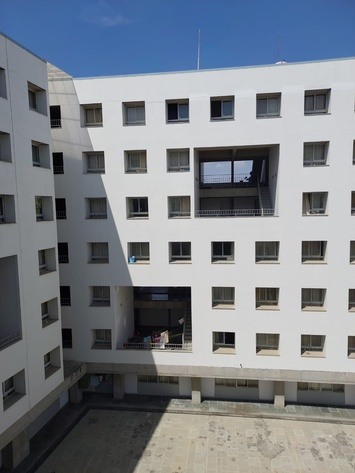
#> input picture images/left_1.jpg, 355 x 473 px, shrunk from 1200 x 1600 before the run
$ jupyter execute --allow-errors image_stitching.ipynb
#> lines starting #> are read from the running program, lines starting #| are printed output that depends on the picture; after the words box and inside, x2 and y2 are one past the last pixel; in counts of white or black regions, pixels touching at a corner belong together
[cell 1]
import cv2
import numpy as np
import matplotlib.pyplot as plt

[cell 2]
def load_image(path):
    image = cv2.imread(path)
    if image is None:
        raise FileNotFoundError(f"No image found at: {path}")
    gray_image = cv2.cvtColor(image, cv2.COLOR_BGR2GRAY)
    rgb_image = cv2.cvtColor(image, cv2.COLOR_BGR2RGB)
    return gray_image, rgb_image

[cell 3]
def extract_sift_features(image):
    if hasattr(cv2, 'SIFT_create'):
        sift = cv2.SIFT_create()
    else:
        raise AttributeError("SIFT is not available in your OpenCV version")
    keypoints, descriptors = sift.detectAndCompute(image, None)
    return keypoints, descriptors

[cell 4]
# Visualize SIFT keypoints
def display_sift_keypoints(gray_img, rgb_img, keypoints):
    keypoint_image = cv2.drawKeypoints(gray_img, keypoints, rgb_img.copy(), flags=cv2.DRAW_MATCHES_FLAGS_DRAW_RICH_KEYPOINTS)
    plt.figure(figsize=(8, 8))
    plt.imshow(keypoint_image)
    plt.axis('off')
    plt.show()
    return keypoint_image

[cell 5]
# Match keypoints using BFMatcher and ratio test
def match_keypoints(kp1, des1, kp2, des2, threshold=0.5):
    bf = cv2.BFMatcher()
    raw_matches = bf.knnMatch(des1, des2, k=2)
    good_matches = [m for m, n in raw_matches if m.distance < threshold * n.distance]
    matches = np.array([[kp1[m.queryIdx].pt + kp2[m.trainIdx].pt] for m in good_matches]).reshape(-1, 4)
    return matches

[cell 6]
def stitch_images(base_img, target_img, matches):
    points1, points2 = matches[:, :2], matches[:, 2:]
    H, _ = cv2.findHomography(points2, points1, cv2.RANSAC)
    height, width = base_img.shape[:2]
    result = cv2.warpPerspective(target_img, H, (width + target_img.shape[1], height))
    result[0:height, 0:width] = base_img
    return result

[cell 7]
def crop_black_borders(image):
    """ Removes black borders from a stitched image. """
    gray = cv2.cvtColor(image, cv2.COLOR_RGB2GRAY)
    _, thresh = cv2.threshold(gray, 1, 255, cv2.THRESH_BINARY)
    coords = cv2.findNonZero(thresh)
    x, y, w, h = cv2.boundingRect(coords)
    return image[y:y+h, x:x+w]

[cell 8]
def stitch_multiple_images(image_paths, output_path):
    images_rgb = []
    images_gray = []
    keypoints = []
    descriptors = []

    # Load images and extract features
    for path in image_paths:
        gray, rgb = load_image(path)  # Ensure this function properly loads images
        images_rgb.append(rgb)
        images_gray.append(gray)
        kp, des = extract_sift_features(gray)  # Ensure this function extracts SIFT features
        keypoints.append(kp)
        descriptors.append(des)

    # Start with the last image and stitch backward
    stitched_img = images_rgb[-1]

    for i in range(len(images_rgb) - 2, -1, -1):
        matches = match_keypoints(keypoints[i], descriptors[i], keypoints[i + 1], descriptors[i + 1])  # Ensure this function works
        stitched_img = stitch_images(images_rgb[i], stitched_img, matches)

    # Auto crop the black/white border
    stitched_img = crop_black_borders(stitched_img)

    # Save and display the final stitched image
    cv2.imwrite(output_path, cv2.cvtColor(stitched_img, cv2.COLOR_RGB2BGR))
    plt.figure(figsize=(10, 5))
    plt.imshow(stitched_img)
    plt.axis('off')
    plt.show()

[cell 9]
image_paths = ['images/left_1.jpg', 'images/center_1.jpg', 'images/right_1.jpg']
stitch_multiple_images(image_paths, 'outputs/1_stitched.jpg')
#> in load_image, image is the input picture: shape (473, 355, 3); mean B, G, R 137.3, 129.7, 123.8
#> in load_image, `gray_image = cv2.cvtColor(image, cv2.COLOR_BGR2GRAY)`:
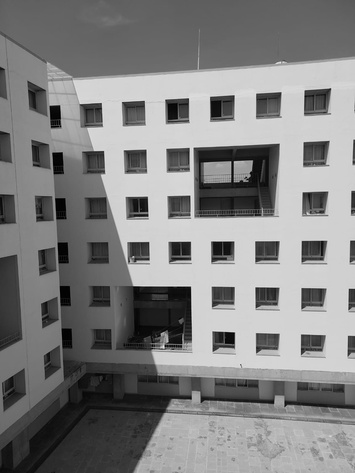
#> gray_image: shape (473, 355); min 0, max 235, mean 128.8
#> in extract_sift_features, `keypoints, descriptors = sift.detectAndCompute(image, None)`: keypoints = 647 keypoints; strongest (x, y, size): (176, 110, 15.8), (138, 206, 14.3), (180, 251, 14.4), (220, 108, 16.4)
#> in stitch_multiple_images, `kp, des = extract_sift_features(gray)`: kp has the same summary as keypoints in extract_sift_features
#> pass 2 of the loop in stitch_multiple_images, `for path in image_paths:`:
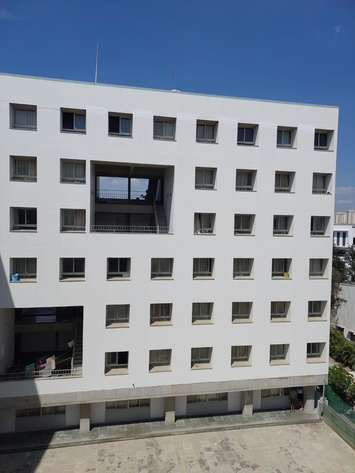
#> input picture images/center_1.jpg, 355 x 473 px, shrunk from 1200 x 1600 before the run
#> in load_image, image is the input picture: shape (473, 355, 3); mean B, G, R 144.4, 133.6, 125.2
#> keypoints = 813 keypoints; strongest (x, y, size): (118, 267, 15), (72, 120, 16.7), (119, 124, 16.4), (24, 218, 17.1)
#> kp has the same summary as keypoints in extract_sift_features
#> pass 3 of the loop in stitch_multiple_images, `for path in image_paths:`:
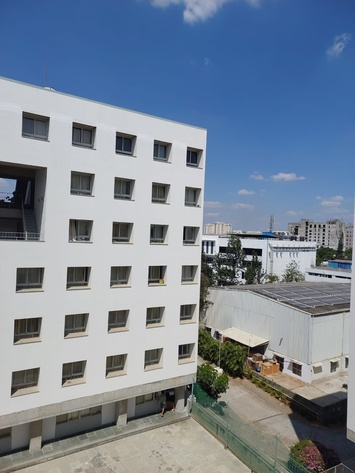
#> input picture images/right_1.jpg, 355 x 473 px, shrunk from 1200 x 1600 before the run
#> in load_image, image is the input picture: shape (473, 355, 3); mean B, G, R 151.4, 135.4, 122.4
#> in load_image (call 3), `gray_image = cv2.cvtColor(image, cv2.COLOR_BGR2GRAY)`:
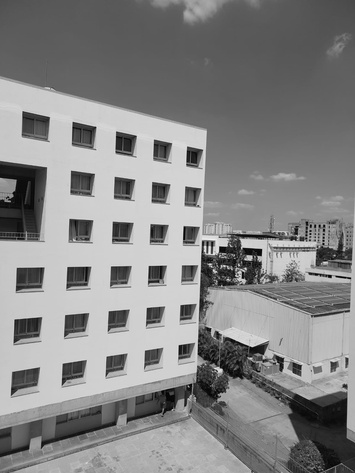
#> gray_image: shape (473, 355); min 0, max 242, mean 133.3
#> keypoints = 793 keypoints; strongest (x, y, size): (330, 276, 2.4), (193, 156, 10.4), (156, 274, 12.1), (121, 231, 13.8)
#> kp has the same summary as keypoints in extract_sift_features
#> the loop in stitch_multiple_images, `for i in range(len(images_rgb) - 2, -1, -1):` made 2 passes
#> (raw_matches in match_keypoints, good_matches in match_keypoints, height in stitch_images, width in stitch_images) on pass 1: (813 matches, 75 matches, 473, 355)
#> (i, raw_matches in match_keypoints, good_matches in match_keypoints, height in stitch_images, width in stitch_images) on pass 2: (0, 647 matches, 83 matches, 473, 355)
#> pass 1, in stitch_images, `result = cv2.warpPerspective(target_img, H, (width + target_img.shape[..`:
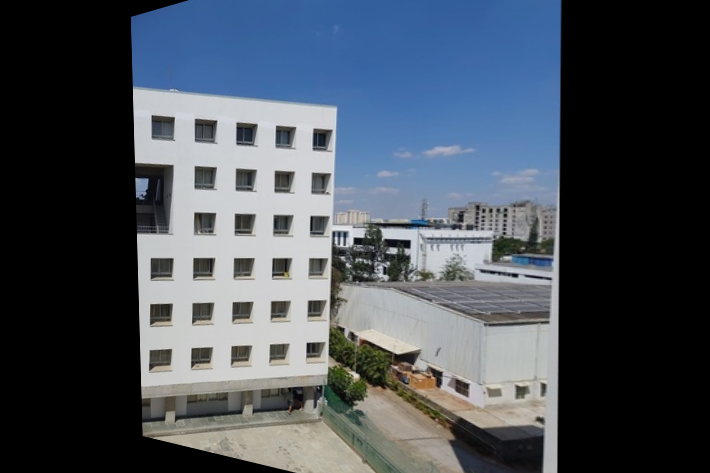
#> result: shape (473, 710, 3); mean R, G, B 71.7, 79.6, 89.1
#> pass 1, in stitch_multiple_images, `stitched_img = stitch_images(images_rgb[i], stitched_img, matches)`:
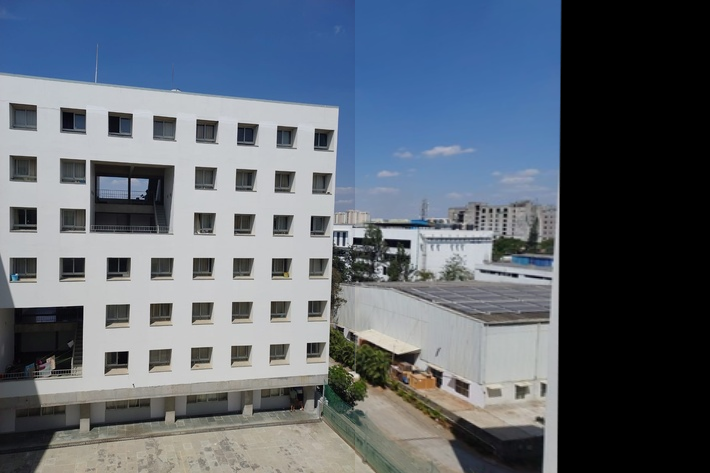
#> stitched_img: shape (473, 710, 3); mean R, G, B 94, 103.2, 114.7
#> pass 2, in stitch_multiple_images, `stitched_img = stitch_images(images_rgb[i], stitched_img, matches)`:
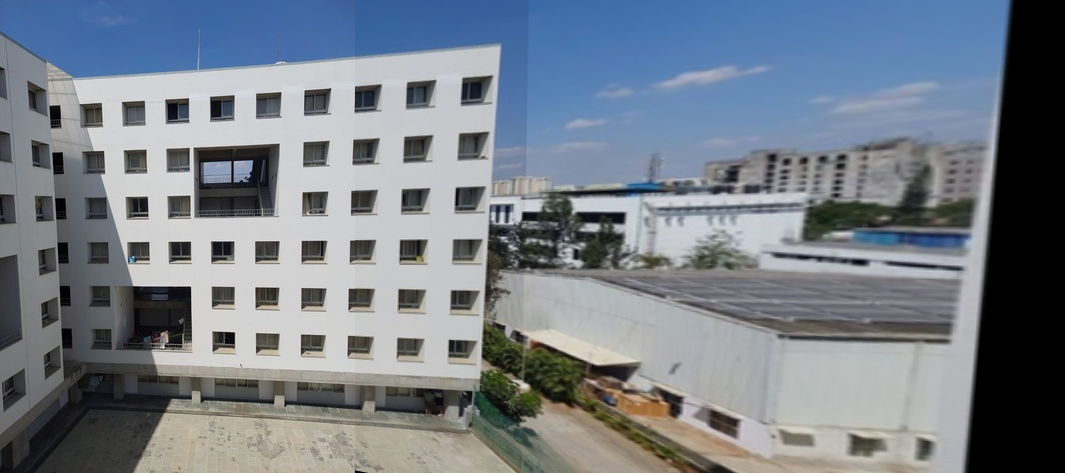
#> stitched_img: shape (473, 1065, 3); mean R, G, B 118.1, 126.1, 135.6
#> in crop_black_borders, `gray = cv2.cvtColor(image, cv2.COLOR_RGB2GRAY)`:
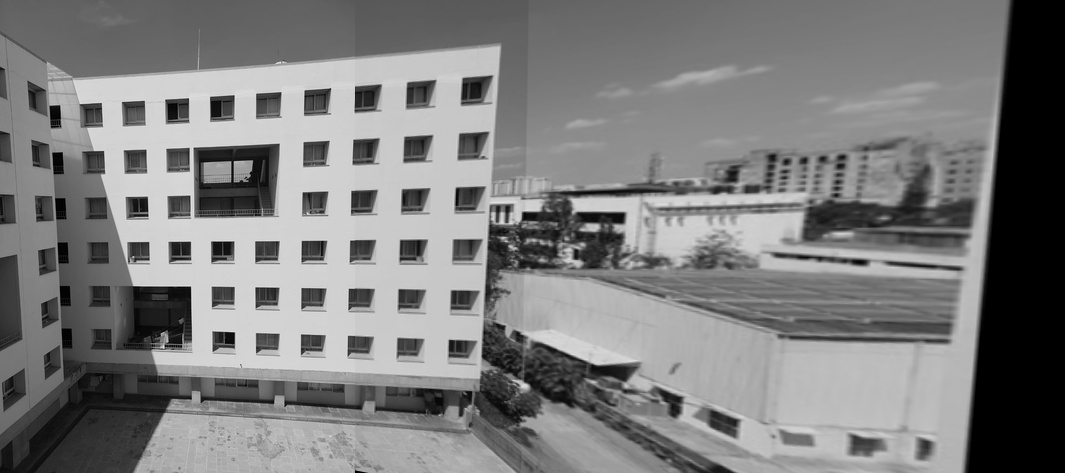
#> gray: shape (473, 1065); min 0, max 235, mean 124.8
#> in crop_black_borders, `_, thresh = cv2.threshold(gray, 1, 255, cv2.THRESH_BINARY)`:
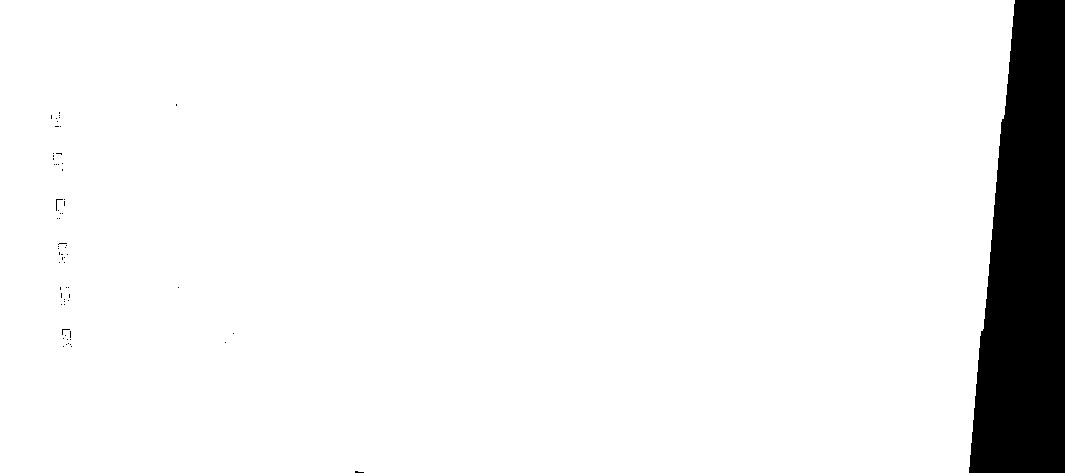
#> thresh: shape (473, 1065); 93.1% white; 64 black regions (63 under 20 px), largest, box (x1, y1, x2, y2) and area: (969, 0, 1065, 473) 34684
#> in crop_black_borders, `coords = cv2.findNonZero(thresh)`: coords = contour of 468909 points, box (x1, y1, x2, y2) (0, 0, 1015, 473), area 5362
#> in crop_black_borders, `x, y, w, h = cv2.boundingRect(coords)`: x = 0; w = 1015; h = 473
#> in crop_black_borders, `return image[y:y+h, x:x+w]`:
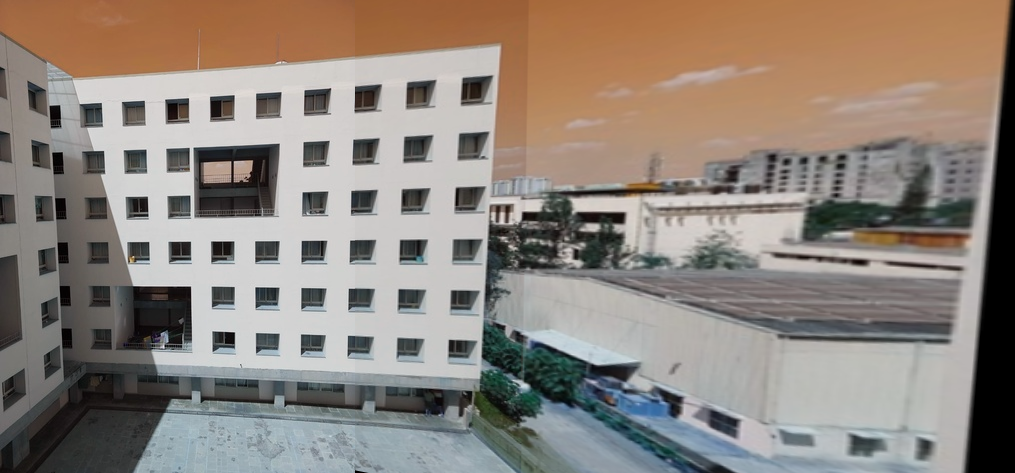
#> returned value: shape (473, 1015, 3); mean of channels 0, 1, 2 123.9, 132.3, 142.3; drawn as B, G, R
#> in stitch_multiple_images, `cv2.imwrite(output_path, cv2.cvtColor(stitched_img, cv2.COLOR_RGB2BGR))`:
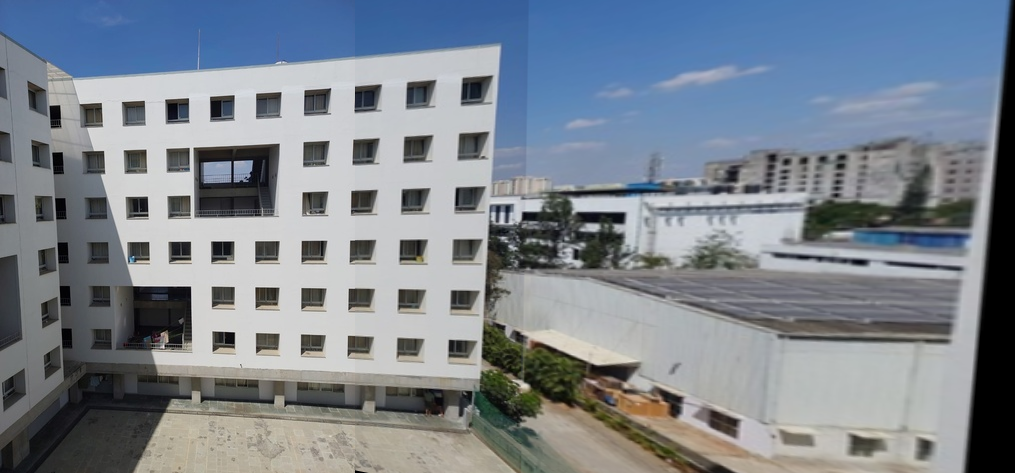
#> saved as 1_stitched.jpg: shape (473, 1015, 3); mean B, G, R 142.3, 132.3, 123.9

[cell 10]
image_paths = ['images/left_2.jpg', 'images/center_2.jpg', 'images/right_2.jpg']
#> (the rest of this cell did not finish here and is left out)

#> call 4 of load_image, with path = 'images/left_2.jpg'
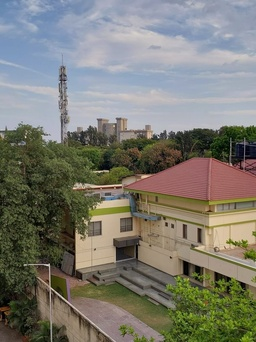
#> input picture images/left_2.jpg, 256 x 342 px, shrunk from 867 x 1156 before the run
#> in load_image, image is the input picture: shape (342, 256, 3); mean B, G, R 113.4, 122.7, 123.7
#> in load_image (call 4), `gray_image = cv2.cvtColor(image, cv2.COLOR_BGR2GRAY)`:
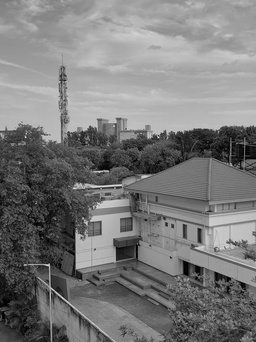
#> gray_image: shape (342, 256); min 0, max 227, mean 121.9
#> in extract_sift_features (call 4), `keypoints, descriptors = sift.detectAndCompute(image, None)`: keypoints = 593 keypoints; strongest (x, y, size): (48, 265, 2), (117, 187, 1.9), (172, 226, 2.3), (199, 230, 2.8)
#> in stitch_multiple_images (call 2), `kp, des = extract_sift_features(gray)`: kp has the same summary as keypoints in extract_sift_features
#> pass 2 of the loop in stitch_multiple_images, `for path in image_paths:`:
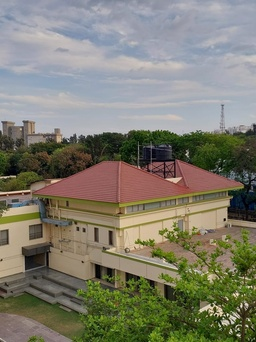
#> input picture images/center_2.jpg, 256 x 342 px, shrunk from 867 x 1156 before the run
#> in load_image, image is the input picture: shape (342, 256, 3); mean B, G, R 110.3, 124.8, 126.8
#> in load_image (call 5), `gray_image = cv2.cvtColor(image, cv2.COLOR_BGR2GRAY)`:
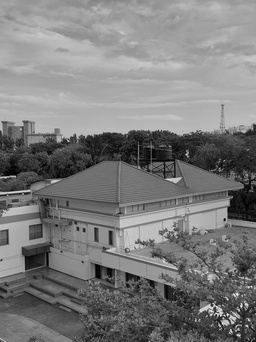
#> gray_image: shape (342, 256); min 0, max 241, mean 123.8
#> keypoints = 566 keypoints; strongest (x, y, size): (238, 335, 2.3), (232, 323, 1.9), (246, 304, 2.3), (225, 322, 4)
#> kp has the same summary as keypoints in extract_sift_features
#> pass 3 of the loop in stitch_multiple_images, `for path in image_paths:`:

[cell 11]
image_paths = ['images/left_3.jpg', 'images/center_3.jpg', 'images/right_3.jpg']
#> (the rest of this cell did not finish here and is left out)
